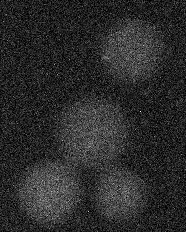
%> input picture hw10/particles04.png, 186 x 232 px
$ octave objDetect_help.m   (GNU Octave 9; MATLAB toolbox functions it lacks are replaced by stand-ins)
%> lines starting %> are read from the running program, lines starting %| are printed output that depends on the picture; in (x1, y1, x2, y2) boxes, pixels count from 0 and x2, y2 are one past the last pixel; in counts of white or black regions, pixels touching at a corner belong together; the program's own positions count from 1
### hw10/objDetect.m
function [objSet, imGray, imGray2, imBw, imBw2, imBw3]=objDetect(im, opt, showPlot)
%circleDetect: Detect a single bead and return it's bounding circle
%
%	Usage:
%		objSet=objDetect(im, opt, showPlot)
%
%	Description:
%		objSet=objDetect(im, opt, showPlot) return the bounding circle of a bead in an image
%			im: input image
%			opt: options for this function
%			showPlot: 1 to show a plot; 0 for nothing
%			objSet: set of objects
%
%	Example:
%		imFile='particles04.png';
%		im=imread(imFile);
%		opt=objDetect('defaultOpt');
%		objSet=objDetect(im, opt, 1);

%	Category: Object detection
%	Roger Jang, 20150618

if nargin<1, selfdemo; return; end
if ischar(im) && strcmpi(im, 'defaultOpt')
	objSet.medianFilterSize=5;
	objSet.dilationSize=5;
	objSet.erosionSize=5;
	return
end
if nargin<2||isempty(opt), opt=feval(mfilename, 'defaultOpt'); end
if nargin<3, showPlot=0; end

if ischar(im) && exist(im), im=imread(im); end	% "im" is an image file name

imGray=im;
if size(im, 3)>1, imGray=rgb2gray(im); end
imGray2=imGray;
if opt.medianFilterSize>1, imGray2=medfilt2(imGray, opt.medianFilterSize*[1 1]); end
level=graythresh(imGray2);
imBw=im2bw(imGray2, level);
imBw2=imBw;
if opt.dilationSize>1, imBw2=imdilate(imBw2, strel('disk', opt.dilationSize)); end
imBw3=imBw2;
if opt.erosionSize>1, imBw3=imerode(imBw3, strel('disk', opt.erosionSize)); end

property={'BoundingBox', 'Area', 'Perimeter', 'PixelIdxList', 'Centroid', 'MajorAxisLength', 'MinorAxisLength'};
objSet=regionprops(imBw3, property);

if showPlot
	subplot(331); imshow(im); title('Original image');
	subplot(332); imshow(imGray); title('Converted to gray');
	subplot(333); imshow(imGray2); title('After median filter');
	subplot(334); imshow(imBw); title('After Otsu''s method');
	subplot(335); imshow(imBw2); title('After dilation');
	subplot(336); imshow(imBw3); title('After erosion');
	hold on
	for i=1:length(objSet)
		rectangle('position', objSet(i).BoundingBox, 'edgeColor', getColorLight(i));
	end
	hold off
end

% ====== Self demo
function selfdemo
mObj=mFileParse(which(mfilename));
strEval(mObj.example);

### hw10/private/getColorLight.m
function color=getColorLight(index)
% getColor: Get color from a rotating palette
%	Usage: color=getColorLight(index)
%
%	For example:
%		for i=1:6
%			line(1:10, rand(1, 10), 'color', getColorLight(i), 'lineWidth', 3);
%		end
%		legend('Color 1', 'Color 2', 'Color 3', 'Color 4', 'Color 5', 'Color 6');

% Roger Jang, 20040910, 20071009

if nargin<1, index=1; end

%allColor={'b', 'r', 'g', 'm', 'c', 'y'};
allColor=[0 0 1; 1 0 0; 0 1 0; 1 0 1; 0 1 1; 1 1 0];
ind=find(allColor==0);
allColor(ind)=0.7;
%color=allColor{mod(index-1, length(allColor))+1};
color=allColor(mod(index-1, length(allColor))+1, :);

### hw10/help/objDetect_help.m
%% objDetect
% Detect a single bead and return it's bounding circle
%% Syntax
% * 		objSet=objDetect(im, opt, showPlot)
%% Description
%
% <html>
% <p>objSet=objDetect(im, opt, showPlot) return the bounding circle of a bead in an image
% 	<ul>
% 	<li>im: input image
% 	<li>opt: options for this function
% 	<li>showPlot: 1 to show a plot; 0 for nothing
% 	<li>objSet: set of objects
% 	</ul>
% </html>
%% Example
%%
%
imFile='particles04.png';
im=imread(imFile);
%> im is the input picture: size 232x186x3 uint8; min 0, max 255, mean 44.2
opt=objDetect('defaultOpt');
objSet=objDetect(im, opt, 1);
%> call 2 of objDetect, with showPlot = 1
%> in objDetect (call 2), `imGray2=medfilt2(imGray, opt.medianFilterSize*[1 1])`:
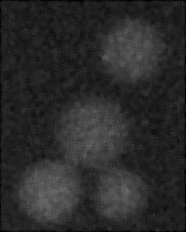
%> imGray2: size 232x186 uint8; min 0, max 108, mean 42.7
%> in objDetect (call 2), `level=graythresh(imGray2);`: level = 0.2
%> in objDetect (call 2), `imBw=im2bw(imGray2, level);`:
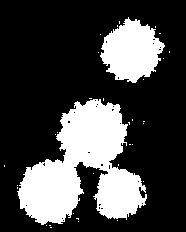
%> imBw: size 232x186 logical; 26.9% white; 34 white regions (32 under 20 px), largest, box (x1, y1, x2, y2) and area: (17, 99, 147, 225) 8782, (100, 17, 165, 83) 2756
%> in objDetect (call 2), `imBw2=imdilate(imBw2, strel('disk', opt.dilationSize))`:
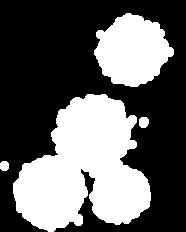
%> imBw2: size 232x186 logical; 38% white; 4 white regions, box (x1, y1, x2, y2) and area: (13, 94, 151, 232) 12150, (94, 13, 174, 87) 4093, (139, 117, 149, 128) 94, (0, 161, 9, 171) 78
%> in objDetect (call 2), `imBw3=imerode(imBw3, strel('disk', opt.erosionSize))`:
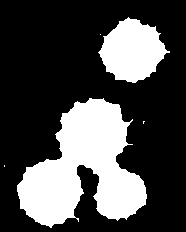
%> imBw3: size 232x186 logical; 29% white; 5 white regions (3 under 20 px)
%> in objDetect (call 2), `objSet=regionprops(imBw3, property);`: objSet = 5 regions; largest, box (x1, y1, x2, y2), Area, Centroid, MajorAxisLength, MinorAxisLength and Perimeter: (17, 98, 147, 228) 9462 [84.5 168.8] 141.8 114 609.4, (98, 17, 170, 83) 3026 [132.9 51.5] 63.92 60.86 224.8, (143, 121, 145, 124) 4 [144.2 122.8] 3.65 1.83 5.05, (4, 165, 5, 167) 2 [5 166.5] 2.31 1.15 1.96
%> the loop in objDetect (call 2), `for i=1:length(objSet)` made 5 passes
%> color in getColorLight on passes 1 to 5: [0.7 0.7 1], [1 0.7 0.7], [0.7 1 0.7], [1 0.7 1], [0.7 1 1]
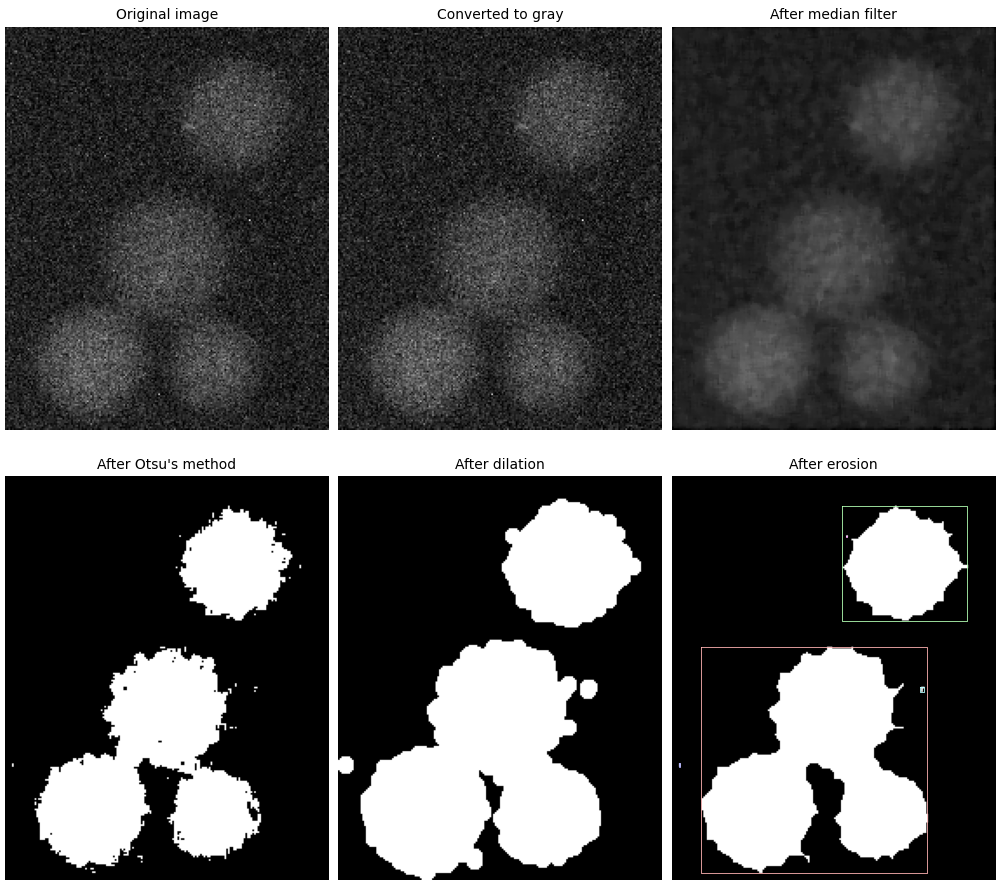
%> figure redrawn from the program's plot data, 6 panels

$ run again, with hw10/particles18.png copied over hw10/particles04.png
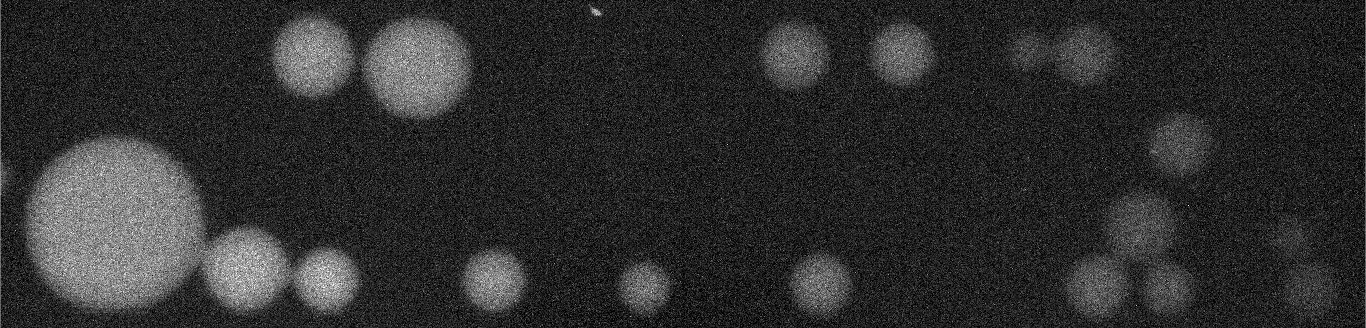
%> input picture hw10/particles18.png, 1366 x 328 px
%> im is the input picture: size 328x1366x3 uint8; min 0, max 255, mean 47.1
%> level = 0.298
%> in objDetect (call 2), `imBw=im2bw(imGray2, level);`:
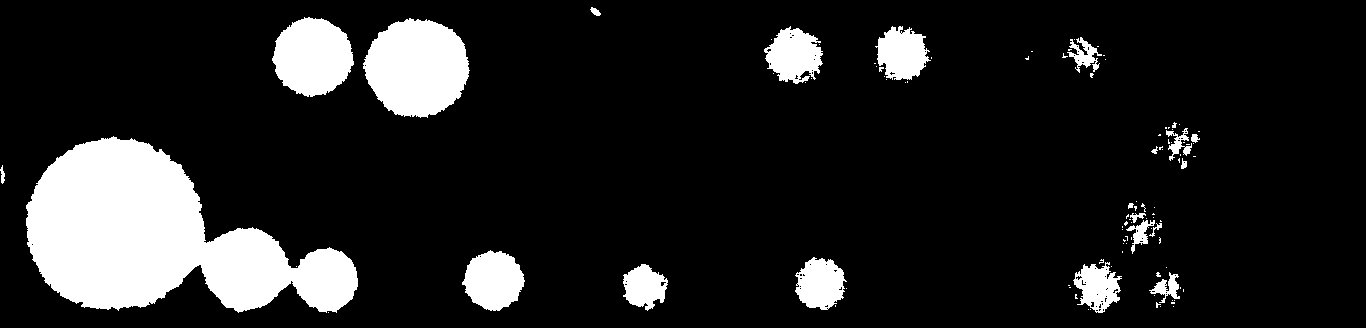
%> imBw: size 328x1366 logical; 13.4% white; 104 white regions (83 under 20 px), largest, box (x1, y1, x2, y2) and area: (26, 136, 358, 313) 33004, (363, 18, 470, 118) 8001, (272, 17, 354, 97) 4855
%> imBw2: size 328x1366 logical; 17.6% white; 16 white regions, largest, box (x1, y1, x2, y2) and area: (22, 132, 362, 317) 37514, (359, 14, 474, 122) 9563, (268, 13, 358, 101) 6073
%> in objDetect (call 2), `imBw3=imerode(imBw3, strel('disk', opt.erosionSize))`:
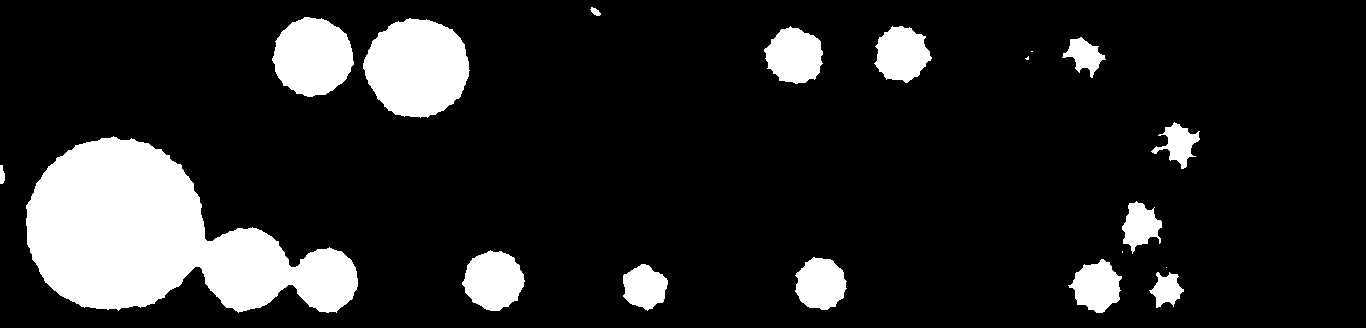
%> imBw3: size 328x1366 logical; 14.1% white; 19 white regions (4 under 20 px)
%> in objDetect (call 2), `objSet=regionprops(imBw3, property);`: objSet = 19 regions; largest, box (x1, y1, x2, y2), Area, Centroid, MajorAxisLength, MinorAxisLength and Perimeter: (26, 136, 358, 313) 33214 [158.4 238.2] 344.4 153.5 980.5, (363, 18, 470, 118) 8065 [417.7 68.3] 104.3 98.61 330.5, (272, 17, 354, 97) 4905 [313.4 57.5] 79.92 78.25 253.9
%> the loop in objDetect (call 2), `for i=1:length(objSet)` made 19 passes
%> color in getColorLight on passes 1 to 8: [0.7 0.7 1], [1 0.7 0.7], [0.7 1 0.7], [1 0.7 1], [0.7 1 1], [1 1 0.7], [0.7 0.7 1], [1 0.7 0.7]
